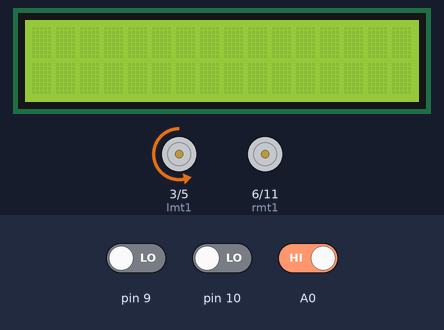
A sketch run on a simulated Arduino Uno, built with avr-gcc and run on an emulated ATmega328P. Parts: 16×2 character LCD, motor-driver pin pairs drawn as motors (green arrow = first pin HIGH = forward, orange = second pin HIGH = backward, longer = more drive). Inputs (shaded band) come from the test bench; at power-on: A0 HIGH, pin 9 LOW, pin 10 LOW.

Above: at 1.2 s.
1.3 s: A0 driven LOW
At 1.73 s:
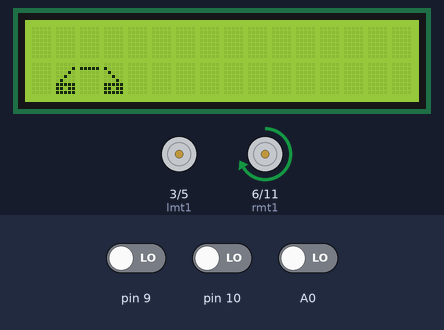
3.3 s: A0 driven HIGH
At 3.56 s:
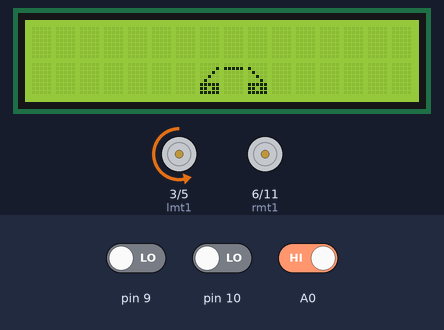
Timing chart, 0 to 6.3 s (numbered marks = the images above; inputs shaded):
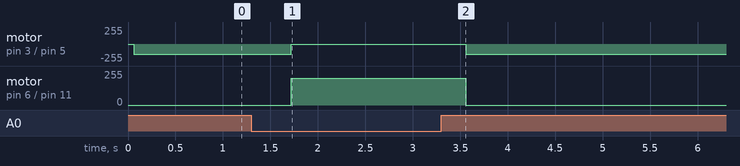

Measured:
- after the input at 1.3 s, motor on pin 3 (lmt1) / pin 5 (lmt2): backward 150/255 → stopped after 0.42 s; motor on pin 6 (rmt1) / pin 11 (rmt2): stopped → forward 200/255 after 0.42 s; the display: changes after 0.42 s (image 1)
- after the input at 3.3 s, motor on pin 3 (lmt1) / pin 5 (lmt2): stopped → backward 150/255 after 0.26 s; motor on pin 6 (rmt1) / pin 11 (rmt2): forward 200/255 → stopped after 0.26 s

The sketch:

robot_graphics.ino
```cpp
#include<LiquidCrystal.h>
LiquidCrystal lcd(13,12,8,7,4,2);
int lmt1=3;
int lmt2=5;
int rmt1=6;
int rmt2=11;
int c_sensor;
int r_sensor;
int l_sensor;
byte customChar[8]={
  0b00000,
  0b00001,
  0b00010,
  0b00100,
  0b01000,
  0b11111,
  0b11011,
  0b11111,
};
byte customChar3[8]={
  0b00000,
  0b10000,
  0b01000,
  0b00100,
  0b00010,
  0b11111,
  0b11011,
  0b11111,
};
byte customChar1[8]={
  0b00000,
  0b11111,
  0b00000,
  0b00000,
  0b00000,
  0b00000,
  0b00000,
  0b00000,
};
void setup() {
 pinMode(lmt1,OUTPUT);
 pinMode(lmt2,OUTPUT);
 pinMode(rmt1,OUTPUT);
 pinMode(rmt2,OUTPUT);
 pinMode(r_sensor,INPUT);
 pinMode(l_sensor,INPUT);
 pinMode(c_sensor,INPUT);
 lcd.begin(16,2);
}
 void loop()
  {
  c_sensor=digitalRead(A0);
  l_sensor=digitalRead(10);
 r_sensor=digitalRead(9);

 if(c_sensor==LOW)
{
  stpleft();
lcd.clear();
cc();
   for(int i=4;i<10;i++)
{
    lcd.scrollDisplayRight();
  delay(50);
}
}
 if(c_sensor==HIGH)
{
  stpright();
for(int i=4;i<15;i++)
{
    lcd.scrollDisplayRight();
  delay(50);
}}
if(r_sensor==HIGH&&c_sensor==LOW)
{
  stpmt();
  lcd.print("loading goods.......");

}
 if(l_sensor==HIGH&&c_sensor==LOW)
{
  stpmt();
  lcd.print("side please.......");
}
  }
void stpleft()
{
  analogWrite(lmt2,0);
analogWrite(lmt1,0);
analogWrite(rmt1,200);
analogWrite(rmt2,0);
}
void stpright()
{
analogWrite(lmt2,150);
analogWrite(lmt1,0);
analogWrite(rmt1,0);
analogWrite(rmt2,0);
}
void stpmt()
{
analogWrite(lmt2,0);
analogWrite(lmt1,0);
analogWrite(rmt1,0);
analogWrite(rmt2,0);
}
void cc()
{
   lcd.createChar(1,customChar);
      lcd.createChar(2,customChar1);
 lcd.createChar(3,customChar3);
  lcd.setCursor(0,1);
  lcd.write((byte)1);
  lcd.write((byte)2);
  lcd.write((byte)3);
}
```

2digit_counter.ino
```cpp
  char seg[]={0x3f,0x06,0x5B,0x4F,0x66,0x6d,0x7d,0x07,0x7f,0x6f};
int main (void)
{
  int x=0,z,y;
DDRB=0X03;
DDRD=0XFF;
while(1)
{

z=x%10;
y=x/10;

PORTB=0X01;
PORTD=seg[z];
_delay_ms(200);
PORTB=0X02;
PORTD=seg[y];
_delay_ms(200);
    if (!(PINB&(1<< 0)))
{
x++;
}
if(x==29)
{
x=00;
}
}
}
```
